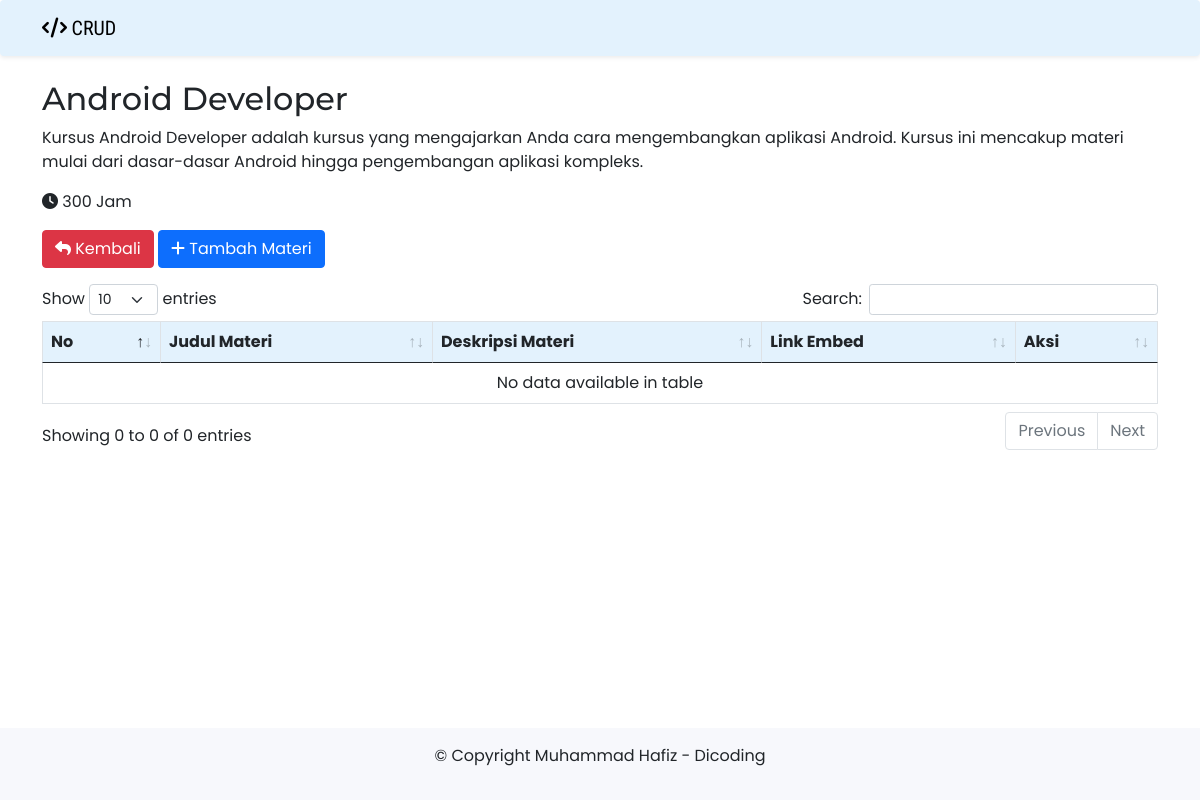
/materi.php?id_course=10, run on the app's committed database.
### tables this page shows
CREATE TABLE `tb_courses` (
  `id_course` int(11) NOT NULL,
  `title` varchar(255) NOT NULL,
  `description` text NOT NULL,
  `duration` varchar(50) NOT NULL
);

### materi.php (the view, shortened to what this page needs)
<?php
include 'koneksi.php';
$id_course = $_GET['id_course'];
$query = "SELECT * FROM tb_courses WHERE id_course = '$id_course';";
$sql_course = mysqli_query($conn, $query);
$course = mysqli_fetch_assoc($sql_course);
?>
<!DOCTYPE html>
<html>
<head>
	<link href="https://cdn.jsdelivr.net/npm/bootstrap@5.0.2/dist/css/bootstrap.min.css" rel="stylesheet">
	<link rel="stylesheet" href="https://cdnjs.cloudflare.com/ajax/libs/font-awesome/6.5.1/css/all.min.css" />
    <link rel="stylesheet" type="text/css" href="css/style.css">
	<link rel="stylesheet" type="text/css" href="datatables/datatables.css"/>
</head>
<body>
    <nav class="navbar navbar-expand-lg bg-body-tertiary shadow-sm rounded" style="background-color: #e3f2fd;">
		<div class="container container-fluid">
		    <a class="navbar-brand" href="#"> <i class="fa-solid fa-code"></i> CRUD</a>
		</div>
	</nav>
    <div class="container mt-4">
        <h2 class="mb-2"><?php echo $course['title']; ?></h2>
        <p><?php echo $course['description']; ?></p>
        <p><i class="fa-solid fa-clock"></i>  <?php echo $course['duration']; ?></p>
        <a href="index.php" type="button" class="btn btn-danger mb-3">
            <i class="fa fa-reply" aria-hidden="true"></i> Kembali
        </a>
        <a href="kelola_materi.php?id_course=<?php echo $id_course; ?>" type="button" class="btn btn-primary mb-3">
            <i class="fa fa-plus"></i> Tambah Materi
        </a>
        <table id="dt_material" class="table table-bordered table-hover">
            <thead>
                <tr>
                    <th>No</th>
                    <th>Judul Materi</th>
                    <th>Deskripsi Materi</th>
                    <th>Link Embed</th>
                    <th>Aksi</th>
                </tr>
            </thead>
            <tbody>
            </tbody>
        </table>
    </div>
    <footer>
        <p>&copy; Copyright Muhammad Hafiz - Dicoding</p>
    </footer>
</body>
</html>

### css/style.css (style rules this page uses)
body { font-family: "Poppins", sans-serif; display: flex; flex-direction: column; min-height: 100vh; }
h2 { font-family: "Montserrat", serif; }
.navbar-brand { font-family: "Roboto Condensed", cursive; color: black; }
thead { background-color: #e3f2fd; }
footer { background-color: #f7f8fc; padding: 1rem 0; position: relative; margin-top: auto; }
footer p { text-align: center; }

### datatables/datatables.css (style rules this page uses)
table.dataTable { clear: both; margin-top: 6px !important; margin-bottom: 6px !important; max-width: none !important; border-collapse: separate !important; border-spacing: 0; }
table.dataTable td, table.dataTable th { -webkit-box-sizing: content-box; box-sizing: content-box; }
table.dataTable > thead > tr > th:not(.sorting_disabled), table.dataTable > thead > tr > td:not(.sorting_disabled) { padding-right: 30px; }
table.dataTable > thead .sorting, table.dataTable > thead .sorting_asc, table.dataTable > thead .sorting_desc, table.dataTable > thead .sorting_asc_disabled, table.dataTable > thead .sorting_desc_disabled { cursor: pointer; position: relative; }
table.dataTable > thead .sorting:before, table.dataTable > thead .sorting:after, table.dataTable > thead .sorting_asc:before, table.dataTable > thead .sorting_asc:after, table.dataTable > thead .sorting_desc:before, table.dataTable > thead .sorting_desc:after, table.dataTable > thead .sorting_asc_disabled:before, table.dataTable > thead .sorting_asc_disabled:after, table.dataTable > thead .sorting_desc_disabled:before, table.dataTable > thead .sorting_desc_disabled:after { position: absolute; bottom: 0.5em; display: block; opacity: 0.3; }
table.dataTable > thead .sorting:before, table.dataTable > thead .sorting_asc:before, table.dataTable > thead .sorting_desc:before, table.dataTable > thead .sorting_asc_disabled:before, table.dataTable > thead .sorting_desc_disabled:before { right: 1em; content: "↑"; }
table.dataTable > thead .sorting:after, table.dataTable > thead .sorting_asc:after, table.dataTable > thead .sorting_desc:after, table.dataTable > thead .sorting_asc_disabled:after, table.dataTable > thead .sorting_desc_disabled:after { right: 0.5em; content: "↓"; }
table.dataTable > thead .sorting_asc:before, table.dataTable > thead .sorting_desc:after { opacity: 1; }
table.table-bordered.dataTable { border-right-width: 0; }
table.table-bordered.dataTable thead tr:first-child th, table.table-bordered.dataTable thead tr:first-child td { border-top-width: 1px; }
table.table-bordered.dataTable th, table.table-bordered.dataTable td { border-left-width: 0; }
table.table-bordered.dataTable th:first-child, table.table-bordered.dataTable th:first-child, table.table-bordered.dataTable td:first-child, table.table-bordered.dataTable td:first-child { border-left-width: 1px; }
table.table-bordered.dataTable th:last-child, table.table-bordered.dataTable th:last-child, table.table-bordered.dataTable td:last-child, table.table-bordered.dataTable td:last-child { border-right-width: 1px; }
table.table-bordered.dataTable th, table.table-bordered.dataTable td { border-bottom-width: 1px; }

### data on the page
tb_courses: title "Android Developer", description "Kursus Android Developer adalah kursus yang mengajarkan Anda cara mengembangkan aplikasi Android. Kursus ini mencakup materi mulai dari dasar-dasar Android hingga pengembangan aplikasi kompleks.", duration "300 Jam"
